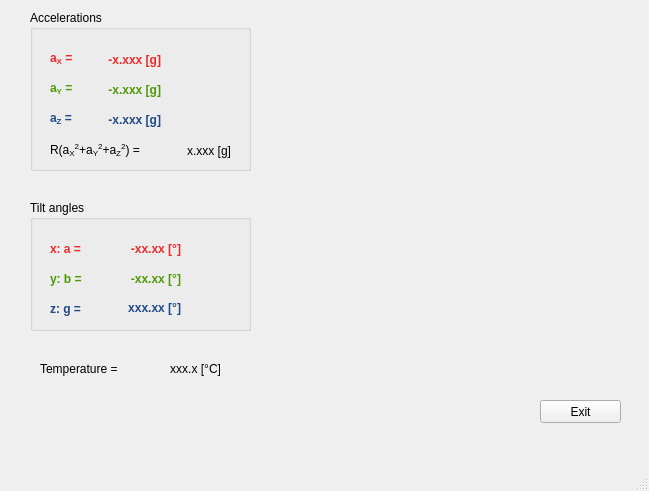
<?xml version="1.0" encoding="UTF-8"?>
<ui version="4.0">
 <class>Adxl357Demo</class>
 <widget class="QMainWindow" name="Adxl357Demo">
  <property name="geometry">
   <rect>
    <x>0</x>
    <y>0</y>
    <width>649</width>
    <height>491</height>
   </rect>
  </property>
  <property name="windowTitle">
   <string>ADXL357 Demo</string>
  </property>
  <widget class="QWidget" name="centralwidget">
   <widget class="QWidget" name="horizontalLayoutWidget">
    <property name="geometry">
     <rect>
      <x>270</x>
      <y>30</y>
      <width>351</width>
      <height>351</height>
     </rect>
    </property>
    <layout class="QHBoxLayout" name="glGraphTilt"/>
   </widget>
   <widget class="QPushButton" name="exitButton">
    <property name="geometry">
     <rect>
      <x>540</x>
      <y>400</y>
      <width>81</width>
      <height>23</height>
     </rect>
    </property>
    <property name="text">
     <string>Exit</string>
    </property>
   </widget>
   <widget class="QLabel" name="temperatureStatic">
    <property name="geometry">
     <rect>
      <x>40</x>
      <y>360</y>
      <width>111</width>
      <height>17</height>
     </rect>
    </property>
    <property name="text">
     <string>Temperature = </string>
    </property>
   </widget>
   <widget class="QLabel" name="temperatureLabel">
    <property name="geometry">
     <rect>
      <x>150</x>
      <y>360</y>
      <width>71</width>
      <height>17</height>
     </rect>
    </property>
    <property name="text">
     <string>xxx.x [°C]</string>
    </property>
    <property name="alignment">
     <set>Qt::AlignRight|Qt::AlignTrailing|Qt::AlignVCenter</set>
    </property>
   </widget>
   <widget class="QGroupBox" name="accelGroupBox">
    <property name="geometry">
     <rect>
      <x>30</x>
      <y>10</y>
      <width>221</width>
      <height>161</height>
     </rect>
    </property>
    <property name="title">
     <string>Accelerations</string>
    </property>
    <widget class="QLabel" name="accelXStatic">
     <property name="geometry">
      <rect>
       <x>20</x>
       <y>40</y>
       <width>41</width>
       <height>17</height>
      </rect>
     </property>
     <property name="palette">
      <palette>
       <active>
        <colorrole role="WindowText">
         <brush brushstyle="SolidPattern">
          <color alpha="255">
           <red>239</red>
           <green>41</green>
           <blue>41</blue>
          </color>
         </brush>
        </colorrole>
       </active>
       <inactive>
        <colorrole role="WindowText">
         <brush brushstyle="SolidPattern">
          <color alpha="255">
           <red>239</red>
           <green>41</green>
           <blue>41</blue>
          </color>
         </brush>
        </colorrole>
       </inactive>
       <disabled>
        <colorrole role="WindowText">
         <brush brushstyle="SolidPattern">
          <color alpha="255">
           <red>190</red>
           <green>190</green>
           <blue>190</blue>
          </color>
         </brush>
        </colorrole>
       </disabled>
      </palette>
     </property>
     <property name="font">
      <font>
       <weight>75</weight>
       <bold>true</bold>
      </font>
     </property>
     <property name="text">
      <string>&lt;html&gt;&lt;head/&gt;&lt;body&gt;&lt;p&gt;a&lt;span style=&quot; vertical-align:sub;&quot;&gt;X&lt;/span&gt; =&lt;/p&gt;&lt;/body&gt;&lt;/html&gt;</string>
     </property>
    </widget>
    <widget class="QLabel" name="accelXLabel">
     <property name="geometry">
      <rect>
       <x>50</x>
       <y>39</y>
       <width>81</width>
       <height>21</height>
      </rect>
     </property>
     <property name="palette">
      <palette>
       <active>
        <colorrole role="WindowText">
         <brush brushstyle="SolidPattern">
          <color alpha="255">
           <red>239</red>
           <green>41</green>
           <blue>41</blue>
          </color>
         </brush>
        </colorrole>
       </active>
       <inactive>
        <colorrole role="WindowText">
         <brush brushstyle="SolidPattern">
          <color alpha="255">
           <red>239</red>
           <green>41</green>
           <blue>41</blue>
          </color>
         </brush>
        </colorrole>
       </inactive>
       <disabled>
        <colorrole role="WindowText">
         <brush brushstyle="SolidPattern">
          <color alpha="255">
           <red>190</red>
           <green>190</green>
           <blue>190</blue>
          </color>
         </brush>
        </colorrole>
       </disabled>
      </palette>
     </property>
     <property name="font">
      <font>
       <weight>75</weight>
       <bold>true</bold>
      </font>
     </property>
     <property name="text">
      <string>-x.xxx [g]</string>
     </property>
     <property name="alignment">
      <set>Qt::AlignRight|Qt::AlignTrailing|Qt::AlignVCenter</set>
     </property>
    </widget>
    <widget class="QLabel" name="accelYStatic">
     <property name="geometry">
      <rect>
       <x>20</x>
       <y>70</y>
       <width>41</width>
       <height>17</height>
      </rect>
     </property>
     <property name="palette">
      <palette>
       <active>
        <colorrole role="WindowText">
         <brush brushstyle="SolidPattern">
          <color alpha="255">
           <red>78</red>
           <green>154</green>
           <blue>6</blue>
          </color>
         </brush>
        </colorrole>
       </active>
       <inactive>
        <colorrole role="WindowText">
         <brush brushstyle="SolidPattern">
          <color alpha="255">
           <red>78</red>
           <green>154</green>
           <blue>6</blue>
          </color>
         </brush>
        </colorrole>
       </inactive>
       <disabled>
        <colorrole role="WindowText">
         <brush brushstyle="SolidPattern">
          <color alpha="255">
           <red>190</red>
           <green>190</green>
           <blue>190</blue>
          </color>
         </brush>
        </colorrole>
       </disabled>
      </palette>
     </property>
     <property name="font">
      <font>
       <weight>75</weight>
       <bold>true</bold>
      </font>
     </property>
     <property name="text">
      <string>&lt;html&gt;&lt;head/&gt;&lt;body&gt;&lt;p&gt;a&lt;span style=&quot; vertical-align:sub;&quot;&gt;Y&lt;/span&gt; =&lt;/p&gt;&lt;/body&gt;&lt;/html&gt;</string>
     </property>
    </widget>
    <widget class="QLabel" name="accelZStatic">
     <property name="geometry">
      <rect>
       <x>20</x>
       <y>100</y>
       <width>41</width>
       <height>17</height>
      </rect>
     </property>
     <property name="palette">
      <palette>
       <active>
        <colorrole role="WindowText">
         <brush brushstyle="SolidPattern">
          <color alpha="255">
           <red>32</red>
           <green>74</green>
           <blue>135</blue>
          </color>
         </brush>
        </colorrole>
       </active>
       <inactive>
        <colorrole role="WindowText">
         <brush brushstyle="SolidPattern">
          <color alpha="255">
           <red>32</red>
           <green>74</green>
           <blue>135</blue>
          </color>
         </brush>
        </colorrole>
       </inactive>
       <disabled>
        <colorrole role="WindowText">
         <brush brushstyle="SolidPattern">
          <color alpha="255">
           <red>190</red>
           <green>190</green>
           <blue>190</blue>
          </color>
         </brush>
        </colorrole>
       </disabled>
      </palette>
     </property>
     <property name="font">
      <font>
       <weight>75</weight>
       <bold>true</bold>
      </font>
     </property>
     <property name="text">
      <string>&lt;html&gt;&lt;head/&gt;&lt;body&gt;&lt;p&gt;a&lt;span style=&quot; vertical-align:sub;&quot;&gt;Z&lt;/span&gt; =&lt;/p&gt;&lt;/body&gt;&lt;/html&gt;</string>
     </property>
    </widget>
    <widget class="QLabel" name="accelYLabel">
     <property name="geometry">
      <rect>
       <x>50</x>
       <y>69</y>
       <width>81</width>
       <height>21</height>
      </rect>
     </property>
     <property name="palette">
      <palette>
       <active>
        <colorrole role="WindowText">
         <brush brushstyle="SolidPattern">
          <color alpha="255">
           <red>78</red>
           <green>154</green>
           <blue>6</blue>
          </color>
         </brush>
        </colorrole>
       </active>
       <inactive>
        <colorrole role="WindowText">
         <brush brushstyle="SolidPattern">
          <color alpha="255">
           <red>78</red>
           <green>154</green>
           <blue>6</blue>
          </color>
         </brush>
        </colorrole>
       </inactive>
       <disabled>
        <colorrole role="WindowText">
         <brush brushstyle="SolidPattern">
          <color alpha="255">
           <red>190</red>
           <green>190</green>
           <blue>190</blue>
          </color>
         </brush>
        </colorrole>
       </disabled>
      </palette>
     </property>
     <property name="font">
      <font>
       <weight>75</weight>
       <bold>true</bold>
      </font>
     </property>
     <property name="text">
      <string>-x.xxx [g]</string>
     </property>
     <property name="alignment">
      <set>Qt::AlignRight|Qt::AlignTrailing|Qt::AlignVCenter</set>
     </property>
    </widget>
    <widget class="QLabel" name="accelZLabel">
     <property name="geometry">
      <rect>
       <x>50</x>
       <y>99</y>
       <width>81</width>
       <height>21</height>
      </rect>
     </property>
     <property name="palette">
      <palette>
       <active>
        <colorrole role="WindowText">
         <brush brushstyle="SolidPattern">
          <color alpha="255">
           <red>32</red>
           <green>74</green>
           <blue>135</blue>
          </color>
         </brush>
        </colorrole>
       </active>
       <inactive>
        <colorrole role="WindowText">
         <brush brushstyle="SolidPattern">
          <color alpha="255">
           <red>32</red>
           <green>74</green>
           <blue>135</blue>
          </color>
         </brush>
        </colorrole>
       </inactive>
       <disabled>
        <colorrole role="WindowText">
         <brush brushstyle="SolidPattern">
          <color alpha="255">
           <red>190</red>
           <green>190</green>
           <blue>190</blue>
          </color>
         </brush>
        </colorrole>
       </disabled>
      </palette>
     </property>
     <property name="font">
      <font>
       <weight>75</weight>
       <bold>true</bold>
      </font>
     </property>
     <property name="text">
      <string>-x.xxx [g]</string>
     </property>
     <property name="alignment">
      <set>Qt::AlignRight|Qt::AlignTrailing|Qt::AlignVCenter</set>
     </property>
    </widget>
    <widget class="QLabel" name="accelNormStatic">
     <property name="geometry">
      <rect>
       <x>20</x>
       <y>130</y>
       <width>111</width>
       <height>21</height>
      </rect>
     </property>
     <property name="text">
      <string>&lt;html&gt;&lt;head/&gt;&lt;body&gt;&lt;p&gt;R(a&lt;span style=&quot; vertical-align:sub;&quot;&gt;X&lt;/span&gt;&lt;span style=&quot; vertical-align:super;&quot;&gt;2&lt;/span&gt;+a&lt;span style=&quot; vertical-align:sub;&quot;&gt;Y&lt;/span&gt;&lt;span style=&quot; vertical-align:super;&quot;&gt;2&lt;/span&gt;+a&lt;span style=&quot; vertical-align:sub;&quot;&gt;Z&lt;/span&gt;&lt;span style=&quot; vertical-align:super;&quot;&gt;2&lt;/span&gt;) =&lt;/p&gt;&lt;/body&gt;&lt;/html&gt;</string>
     </property>
    </widget>
    <widget class="QLabel" name="accelNormLabel">
     <property name="geometry">
      <rect>
       <x>140</x>
       <y>130</y>
       <width>61</width>
       <height>21</height>
      </rect>
     </property>
     <property name="text">
      <string>x.xxx [g]</string>
     </property>
     <property name="alignment">
      <set>Qt::AlignRight|Qt::AlignTrailing|Qt::AlignVCenter</set>
     </property>
    </widget>
   </widget>
   <widget class="QGroupBox" name="tiltAnglesGroupBox">
    <property name="geometry">
     <rect>
      <x>30</x>
      <y>200</y>
      <width>221</width>
      <height>131</height>
     </rect>
    </property>
    <property name="title">
     <string>Tilt angles</string>
    </property>
    <widget class="QLabel" name="tiltAngleZStatic">
     <property name="geometry">
      <rect>
       <x>20</x>
       <y>100</y>
       <width>41</width>
       <height>17</height>
      </rect>
     </property>
     <property name="palette">
      <palette>
       <active>
        <colorrole role="WindowText">
         <brush brushstyle="SolidPattern">
          <color alpha="255">
           <red>32</red>
           <green>74</green>
           <blue>135</blue>
          </color>
         </brush>
        </colorrole>
       </active>
       <inactive>
        <colorrole role="WindowText">
         <brush brushstyle="SolidPattern">
          <color alpha="255">
           <red>32</red>
           <green>74</green>
           <blue>135</blue>
          </color>
         </brush>
        </colorrole>
       </inactive>
       <disabled>
        <colorrole role="WindowText">
         <brush brushstyle="SolidPattern">
          <color alpha="255">
           <red>190</red>
           <green>190</green>
           <blue>190</blue>
          </color>
         </brush>
        </colorrole>
       </disabled>
      </palette>
     </property>
     <property name="font">
      <font>
       <weight>75</weight>
       <bold>true</bold>
      </font>
     </property>
     <property name="text">
      <string>z: g =</string>
     </property>
    </widget>
    <widget class="QLabel" name="tiltAngleXStatic">
     <property name="geometry">
      <rect>
       <x>20</x>
       <y>40</y>
       <width>41</width>
       <height>17</height>
      </rect>
     </property>
     <property name="palette">
      <palette>
       <active>
        <colorrole role="WindowText">
         <brush brushstyle="SolidPattern">
          <color alpha="255">
           <red>239</red>
           <green>41</green>
           <blue>41</blue>
          </color>
         </brush>
        </colorrole>
       </active>
       <inactive>
        <colorrole role="WindowText">
         <brush brushstyle="SolidPattern">
          <color alpha="255">
           <red>239</red>
           <green>41</green>
           <blue>41</blue>
          </color>
         </brush>
        </colorrole>
       </inactive>
       <disabled>
        <colorrole role="WindowText">
         <brush brushstyle="SolidPattern">
          <color alpha="255">
           <red>190</red>
           <green>190</green>
           <blue>190</blue>
          </color>
         </brush>
        </colorrole>
       </disabled>
      </palette>
     </property>
     <property name="font">
      <font>
       <weight>75</weight>
       <bold>true</bold>
      </font>
     </property>
     <property name="text">
      <string>x: a = </string>
     </property>
    </widget>
    <widget class="QLabel" name="tiltAngleYStatic">
     <property name="geometry">
      <rect>
       <x>20</x>
       <y>70</y>
       <width>41</width>
       <height>17</height>
      </rect>
     </property>
     <property name="palette">
      <palette>
       <active>
        <colorrole role="WindowText">
         <brush brushstyle="SolidPattern">
          <color alpha="255">
           <red>78</red>
           <green>154</green>
           <blue>6</blue>
          </color>
         </brush>
        </colorrole>
       </active>
       <inactive>
        <colorrole role="WindowText">
         <brush brushstyle="SolidPattern">
          <color alpha="255">
           <red>78</red>
           <green>154</green>
           <blue>6</blue>
          </color>
         </brush>
        </colorrole>
       </inactive>
       <disabled>
        <colorrole role="WindowText">
         <brush brushstyle="SolidPattern">
          <color alpha="255">
           <red>190</red>
           <green>190</green>
           <blue>190</blue>
          </color>
         </brush>
        </colorrole>
       </disabled>
      </palette>
     </property>
     <property name="font">
      <font>
       <weight>75</weight>
       <bold>true</bold>
      </font>
     </property>
     <property name="text">
      <string>y: b = </string>
     </property>
    </widget>
    <widget class="QLabel" name="tiltAngleXLabel">
     <property name="geometry">
      <rect>
       <x>70</x>
       <y>40</y>
       <width>81</width>
       <height>17</height>
      </rect>
     </property>
     <property name="palette">
      <palette>
       <active>
        <colorrole role="WindowText">
         <brush brushstyle="SolidPattern">
          <color alpha="255">
           <red>239</red>
           <green>41</green>
           <blue>41</blue>
          </color>
         </brush>
        </colorrole>
       </active>
       <inactive>
        <colorrole role="WindowText">
         <brush brushstyle="SolidPattern">
          <color alpha="255">
           <red>239</red>
           <green>41</green>
           <blue>41</blue>
          </color>
         </brush>
        </colorrole>
       </inactive>
       <disabled>
        <colorrole role="WindowText">
         <brush brushstyle="SolidPattern">
          <color alpha="255">
           <red>190</red>
           <green>190</green>
           <blue>190</blue>
          </color>
         </brush>
        </colorrole>
       </disabled>
      </palette>
     </property>
     <property name="font">
      <font>
       <weight>75</weight>
       <bold>true</bold>
      </font>
     </property>
     <property name="text">
      <string>-xx.xx [°]</string>
     </property>
     <property name="alignment">
      <set>Qt::AlignRight|Qt::AlignTrailing|Qt::AlignVCenter</set>
     </property>
    </widget>
    <widget class="QLabel" name="tiltAngleYLabel">
     <property name="geometry">
      <rect>
       <x>70</x>
       <y>70</y>
       <width>81</width>
       <height>17</height>
      </rect>
     </property>
     <property name="palette">
      <palette>
       <active>
        <colorrole role="WindowText">
         <brush brushstyle="SolidPattern">
          <color alpha="255">
           <red>78</red>
           <green>154</green>
           <blue>6</blue>
          </color>
         </brush>
        </colorrole>
       </active>
       <inactive>
        <colorrole role="WindowText">
         <brush brushstyle="SolidPattern">
          <color alpha="255">
           <red>78</red>
           <green>154</green>
           <blue>6</blue>
          </color>
         </brush>
        </colorrole>
       </inactive>
       <disabled>
        <colorrole role="WindowText">
         <brush brushstyle="SolidPattern">
          <color alpha="255">
           <red>190</red>
           <green>190</green>
           <blue>190</blue>
          </color>
         </brush>
        </colorrole>
       </disabled>
      </palette>
     </property>
     <property name="font">
      <font>
       <weight>75</weight>
       <bold>true</bold>
      </font>
     </property>
     <property name="text">
      <string>-xx.xx [°]</string>
     </property>
     <property name="alignment">
      <set>Qt::AlignRight|Qt::AlignTrailing|Qt::AlignVCenter</set>
     </property>
    </widget>
    <widget class="QLabel" name="tiltAngleZLabel">
     <property name="geometry">
      <rect>
       <x>60</x>
       <y>100</y>
       <width>91</width>
       <height>16</height>
      </rect>
     </property>
     <property name="palette">
      <palette>
       <active>
        <colorrole role="WindowText">
         <brush brushstyle="SolidPattern">
          <color alpha="255">
           <red>32</red>
           <green>74</green>
           <blue>135</blue>
          </color>
         </brush>
        </colorrole>
       </active>
       <inactive>
        <colorrole role="WindowText">
         <brush brushstyle="SolidPattern">
          <color alpha="255">
           <red>32</red>
           <green>74</green>
           <blue>135</blue>
          </color>
         </brush>
        </colorrole>
       </inactive>
       <disabled>
        <colorrole role="WindowText">
         <brush brushstyle="SolidPattern">
          <color alpha="255">
           <red>190</red>
           <green>190</green>
           <blue>190</blue>
          </color>
         </brush>
        </colorrole>
       </disabled>
      </palette>
     </property>
     <property name="font">
      <font>
       <weight>75</weight>
       <bold>true</bold>
      </font>
     </property>
     <property name="text">
      <string>xxx.xx [°]</string>
     </property>
     <property name="alignment">
      <set>Qt::AlignRight|Qt::AlignTrailing|Qt::AlignVCenter</set>
     </property>
    </widget>
   </widget>
  </widget>
  <widget class="QMenuBar" name="menubar">
   <property name="geometry">
    <rect>
     <x>0</x>
     <y>0</y>
     <width>649</width>
     <height>22</height>
    </rect>
   </property>
  </widget>
  <widget class="QStatusBar" name="statusbar"/>
 </widget>
 <resources/>
 <connections/>
</ui>
